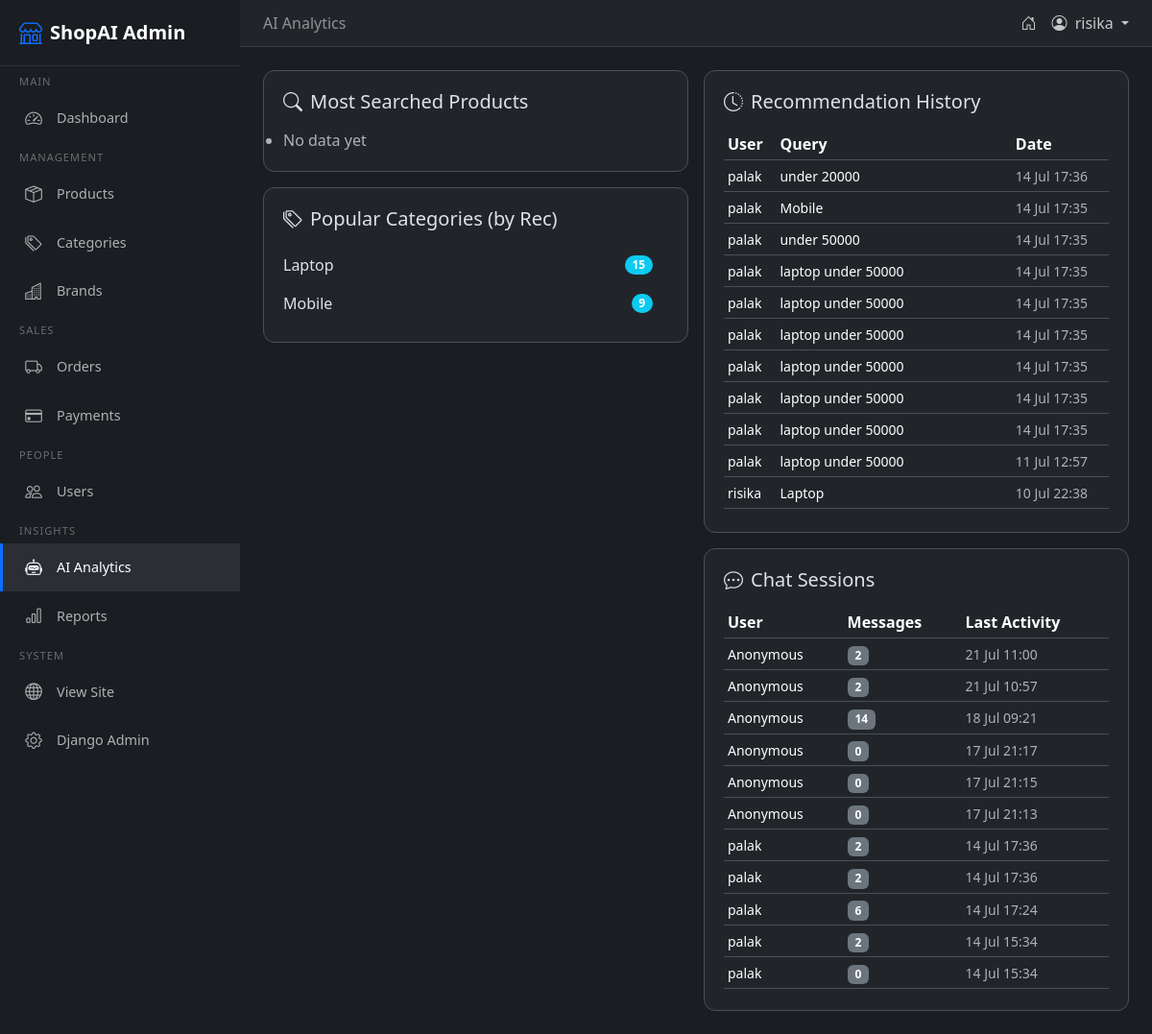
The page /admin-panel/ai-analytics/ (signed in) on the database as committed earlier.
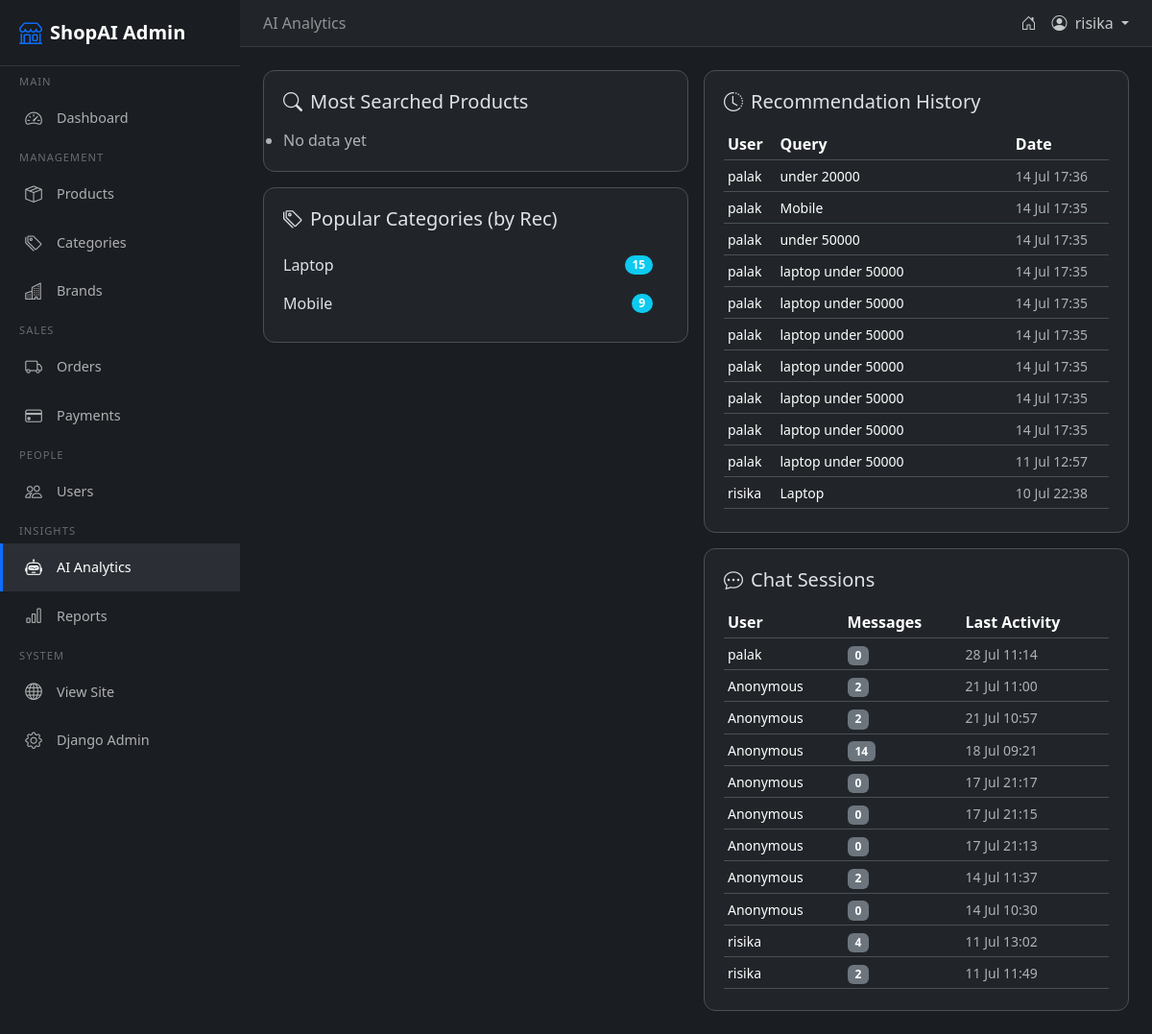
The same page on the database as committed later.
### dashboard/models.py (models this page shows)
class RecommendationHistory(models.Model):
    user = models.ForeignKey(User, on_delete=models.CASCADE)
    query = models.TextField()
    created_at = models.DateTimeField(auto_now_add=True)
    class Meta:
        ordering = ['-created_at']

### chatbot/models.py (models this page shows, shortened)
class ChatSession(models.Model):
    user = models.ForeignKey(settings.AUTH_USER_MODEL, on_delete=models.CASCADE, null=True, blank=True)
    session_key = models.CharField(max_length=40, blank=True, db_index=True)
    title = models.CharField(max_length=200, blank=True, default='New Chat')
    context = models.JSONField(default=dict, blank=True)
    created_at = models.DateTimeField(auto_now_add=True)
    updated_at = models.DateTimeField(auto_now=True)
    class Meta:
        ordering = ['-updated_at']

### admin_panel/views.py (the view)
# urls.py: path('ai-analytics/', views.ai_analytics, name='admin_ai_analytics'),
@admin_required
def ai_analytics(request):
    rec_history = RecommendationHistory.objects.select_related('user').order_by('-created_at')[:100]
    chat_sessions = ChatSession.objects.select_related('user').prefetch_related('messages').order_by('-created_at')[:50]
    rec_queries = RecommendationHistory.objects.values('query').annotate(
        count=Count('id')
    ).order_by('-count')[:20]
    all_products = Product.objects.all()
    searched_products = []
    for rh in rec_history:
        for p in all_products:
            if p.name.lower() in rh.query.lower() or p.brand.lower() in rh.query.lower():
                searched_products.append(p.name)
                break
    from collections import Counter
    product_freq = Counter(searched_products).most_common(10)
    popular_cats = Product.objects.filter(
        id__in=RecommendationHistory.objects.values_list('id', flat=True)
    ).values('category').annotate(count=Count('id')).order_by('-count')[:5]
    ctx = {
        'rec_history': rec_history,
        'chat_sessions': chat_sessions,
        'rec_queries': rec_queries,
        'product_freq': product_freq,
        'popular_cats': popular_cats,
    }
    return render(request, 'admin_panel/ai_analytics.html', ctx)

### admin_panel/templates/admin_panel/ai_analytics.html (shortened to what this page needs)
{% extends 'admin_panel/admin_base.html' %}
{% load static %}
{% block page_title %}AI Analytics{% endblock %}
{% block content %}
<div class="row g-3">
    <div class="col-lg-6">
        <div class="stat-card">
            <h5 class="mb-3"><i class="bi bi-search me-2"></i>Most Searched Products</h5>
            <ul class="list-group list-group-flush">
                {% for name, count in product_freq %}
                <li class="list-group-item d-flex justify-content-between align-items-center bg-transparent border-0 ps-0">
                    {{ name }} <span class="badge bg-primary rounded-pill">{{ count }}</span>
                </li>
                {% empty %}
                <li class="text-muted">No data yet</li>
                {% endfor %}
            </ul>
        </div>
        <div class="stat-card mt-3">
            <h5 class="mb-3"><i class="bi bi-tags me-2"></i>Popular Categories (by Rec)</h5>
            <ul class="list-group list-group-flush">
                {% for cat in popular_cats %}
                <li class="list-group-item d-flex justify-content-between align-items-center bg-transparent border-0 ps-0">
                    {{ cat.category }} <span class="badge bg-info rounded-pill">{{ cat.count }}</span>
                </li>
                {% empty %}
                <li class="text-muted">No data yet</li>
                {% endfor %}
            </ul>
        </div>
    </div>
    <div class="col-lg-6">
        <div class="stat-card">
            <h5 class="mb-3"><i class="bi bi-clock-history me-2"></i>Recommendation History</h5>
            <div style="max-height:400px;overflow-y:auto;">
                <table class="table table-sm mb-0">
                    <thead><tr><th>User</th><th>Query</th><th>Date</th></tr></thead>
                    <tbody>
                        {% for rh in rec_history|slice:":50" %}
                        <tr>
                            <td><small>{{ rh.user.username }}</small></td>
                            <td><small class="text-break">{{ rh.query|truncatechars:60 }}</small></td>
                            <td><small class="text-muted">{{ rh.created_at|date:"d M H:i" }}</small></td>
                        </tr>
                        {% empty %}
                        <tr><td colspan="3" class="text-muted text-center">No recommendations yet</td></tr>
                        {% endfor %}
                    </tbody>
                </table>
            </div>
        </div>
        <div class="stat-card mt-3">
            <h5 class="mb-3"><i class="bi bi-chat-dots me-2"></i>Chat Sessions</h5>
            <div style="max-height:400px;overflow-y:auto;">
                <table class="table table-sm mb-0">
                    <thead><tr><th>User</th><th>Messages</th><th>Last Activity</th></tr></thead>
                    <tbody>
                        {% for cs in chat_sessions %}
                        <tr>
                            <td><small>{{ cs.user.username|default:'Anonymous' }}</small></td>
                            <td><span class="badge bg-secondary">{{ cs.messages.count }}</span></td>
                            <td><small class="text-muted">{{ cs.updated_at|date:"d M H:i" }}</small></td>
                        </tr>
                        {% empty %}
                        <tr><td colspan="3" class="text-muted text-center">No chat sessions</td></tr>
                        {% endfor %}
                    </tbody>
                </table>
            </div>
        </div>
    </div>
</div>
{% endblock %}

Rows that differ between the two databases and show on the page:
removed ChatSession: user.username "palak", messages.count "2", updated_at "14 Jul 17:36"
removed ChatSession: user.username "palak", messages.count "2", updated_at "14 Jul 17:36"
removed ChatSession: user.username "palak", messages.count "6", updated_at "14 Jul 17:24"
removed ChatSession: user.username "palak", messages.count "2", updated_at "14 Jul 15:34"
removed ChatSession: user.username "palak", messages.count "0", updated_at "14 Jul 15:34"
added ChatSession: user.username "palak", messages.count "0", updated_at "28 Jul 11:14"
now on this page (row unchanged): ChatSession: user.username "Anonymous", messages.count "2", updated_at "14 Jul 11:37"
now on this page (row unchanged): ChatSession: user.username "Anonymous", messages.count "0", updated_at "14 Jul 10:30"
now on this page (row unchanged): ChatSession: user.username "risika", messages.count "4", updated_at "11 Jul 13:02"
now on this page (row unchanged): ChatSession: user.username "risika", messages.count "2", updated_at "11 Jul 11:49"
